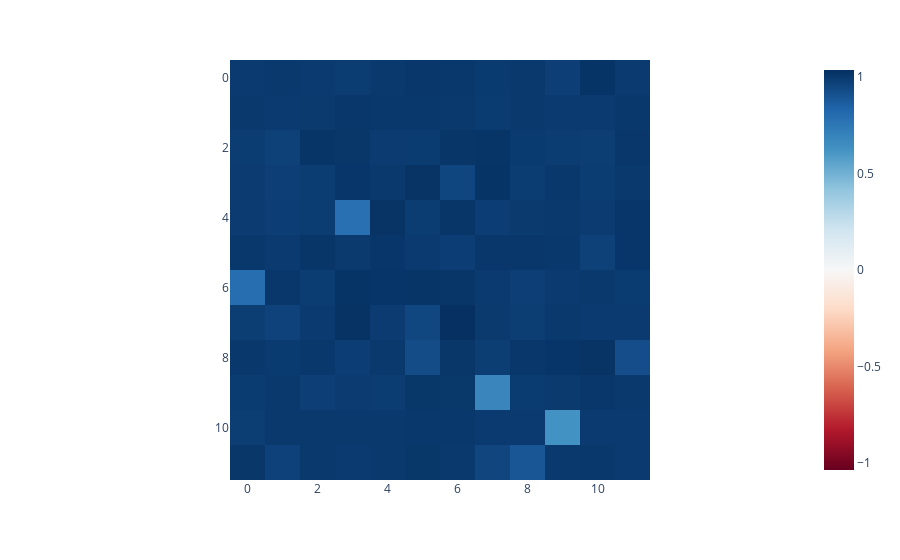

The notebook cell saved with this chart:
### Code cell
imshow(patched_head_z_diff_random)

### Figure 1 — Plotly figure (JSON) as saved in the notebook; plotly's stock layout.template omitted (floating-point values rounded to 4 significant figures; data arrays with more than 128 entries replaced by an {"elided": "..."} marker saying what was removed)
{"data": [{"coloraxis": "coloraxis", "hovertemplate": "x: %{x}<br>y: %{y}<br>color: %{z}<extra></extra>", "name": "0", "type": "heatmap", "xaxis": "x", "yaxis": "y", "z": {"elided": "12x12 float values"}}], "layout": {"coloraxis": {"cmid": 0, "colorscale": [[0, "rgb(103,0,31)"], [0.1, "rgb(178,24,43)"], [0.2, "rgb(214,96,77)"], [0.3, "rgb(244,165,130)"], [0.4, "rgb(253,219,199)"], [0.5, "rgb(247,247,247)"], [0.6, "rgb(209,229,240)"], [0.7, "rgb(146,197,222)"], [0.8, "rgb(67,147,195)"], [0.9, "rgb(33,102,172)"], [1, "rgb(5,48,97)"]]}, "margin": {"t": 60}, "xaxis": {"anchor": "y", "constrain": "domain", "domain": [0, 1], "scaleanchor": "y"}, "yaxis": {"anchor": "x", "autorange": "reversed", "constrain": "domain", "domain": [0, 1]}}}
